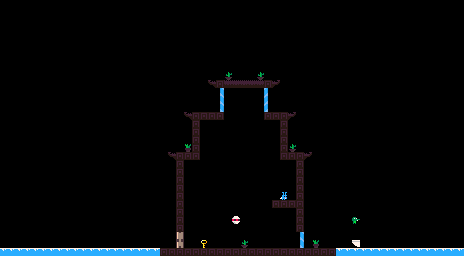

Tiled map render using the project's own tile images. Description and the map definition, with tile-layer contents summarised, below:
An orthogonal 58x32 tile map with 8x8 px tiles, 3 tile layers (BG, MAP, Sprites), 2 tilesets.

<map version="1.8" tiledversion="1.8.2" orientation="orthogonal" renderorder="right-down" width="58" height="32" tilewidth="8" tileheight="8" infinite="0" nextlayerid="5" nextobjectid="1">
 <editorsettings>
  <export target="tutorial.json" format="json" />
 </editorsettings>
 <tileset firstgid="1" name="tiles" tilewidth="8" tileheight="8" tilecount="256" columns="16">
  <image source="../../public/tiles.png" width="128" height="128" />
 </tileset>
 <tileset firstgid="257" source="sprites.tsx" />
 <layer id="3" name="BG" width="58" height="32">
  <properties>
   <property name="music" value="mission" />
   <property name="save" type="int" value="100" />
   <property name="sky" value="dawn" />
   <property name="time" type="int" value="3" />
  </properties>
  <data>[1856 cells, 0 non-empty, 0 distinct tile ids]</data>
 </layer>
 <layer id="1" name="MAP" width="58" height="32">
  <data>[1856 cells, 123 non-empty, 9 distinct tile ids]</data>
 </layer>
 <layer id="4" name="Sprites" width="58" height="32">
  <data>[1856 cells, 11 non-empty, 7 distinct tile ids]</data>
 </layer>
</map>